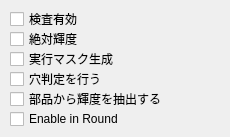
   <widget class="QWidget" name="tab_7">
    <attribute name="title">
     <string>属性</string>
    </attribute>
    <widget class="QCheckBox" name="checkModeEnabled">
     <property name="geometry">
      <rect>
       <x>10</x>
       <y>10</y>
       <width>141</width>
       <height>18</height>
      </rect>
     </property>
     <property name="text">
      <string>検査有効</string>
     </property>
    </widget>
    <widget class="QCheckBox" name="checkModeAbsoluteBright">
     <property name="geometry">
      <rect>
       <x>10</x>
       <y>30</y>
       <width>141</width>
       <height>18</height>
      </rect>
     </property>
     <property name="text">
      <string>絶対輝度</string>
     </property>
    </widget>
    <widget class="QCheckBox" name="checkModeCenterBrightFromParts">
     <property name="geometry">
      <rect>
       <x>10</x>
       <y>90</y>
       <width>211</width>
       <height>18</height>
      </rect>
     </property>
     <property name="text">
      <string>部品から輝度を抽出する</string>
     </property>
    </widget>
    <widget class="QCheckBox" name="checkModeDynamicMask">
     <property name="geometry">
      <rect>
       <x>10</x>
       <y>50</y>
       <width>141</width>
       <height>18</height>
      </rect>
     </property>
     <property name="text">
      <string>実行マスク生成</string>
     </property>
    </widget>
    <widget class="QCheckBox" name="checkModeEnableHoleCheck">
     <property name="geometry">
      <rect>
       <x>10</x>
       <y>70</y>
       <width>211</width>
       <height>18</height>
      </rect>
     </property>
     <property name="text">
      <string>穴判定を行う</string>
     </property>
    </widget>
    <widget class="QCheckBox" name="checkModeEnableInRound">
     <property name="geometry">
      <rect>
       <x>10</x>
       <y>110</y>
       <width>211</width>
       <height>18</height>
      </rect>
     </property>
     <property name="autoFillBackground">
      <bool>false</bool>
     </property>
     <property name="text">
      <string>Enable in Round</string>
     </property>
     <property name="checked">
      <bool>false</bool>
     </property>
     <property name="autoRepeat">
      <bool>false</bool>
     </property>
     <property name="autoExclusive">
      <bool>false</bool>
     </property>
     <property name="tristate">
      <bool>false</bool>
     </property>
    </widget>
   </widget>
